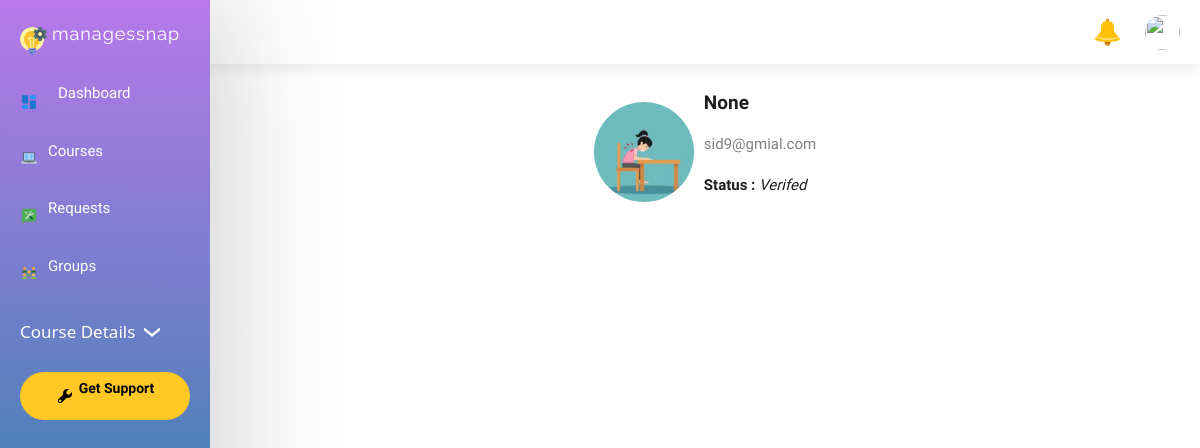
The page /student_profile/6 on the database its author committed.
### account/models.py (models this page shows, shortened)
class Profile(models.Model):
    user = models.OneToOneField(User, on_delete=models.CASCADE, related_name='profile')
    department = models.CharField(max_length=500, null=True, blank=True)
    profile_pic = models.ImageField(upload_to='profile_pics', null=True, blank=True)
    full_name               =       models.CharField(max_length=100, blank=True, null=True)
    email                   =       models.EmailField()
    college = models.ForeignKey(College,on_delete = models.CASCADE,null=True, blank=True)
    slug = models.SlugField(max_length=200, editable=False, null=True, blank=True)
    status = models.CharField(choices=status_choices, max_length=5, default='s')
    is_verified = models.BooleanField(default=False)
    is_rejected = models.BooleanField(default=False)
    semester                =       models.CharField(max_length=10)
    section                =       models.CharField(max_length=10)
    Year                =       models.DateField(default=datetime.datetime.now)
    roll_number         = models.IntegerField(blank=True,null=True)

### courses/views.py (the view)
# urls.py: path('student_profile/<int:pk>', views.profile, name='profile'),
def profile(request,pk):
    profile = Profile.objects.get(id=pk)
    return render(request, 'profile.html', {'students':profile})

### templates/profile.html (shortened to what this page needs)
{% extends 'base1.html' %}
{% load custom_tags %}
{% load static %}
{% block css %}
<link rel="stylesheet" href="https://stackpath.bootstrapcdn.com/bootstrap/4.5.0/css/bootstrap.min.css"
>
{% endblock css %}
{% block content %}
        <div class="prof-container">
            <div class="prof">
                <div class="prof-item prof-details">
                    <div class="image-details">
                        <div class="prof-image">
                            {% if students.profile_pic %}
                                <img src="{{students.profile_pic.url}}" alt="">
                                {% else %}
                                <img src="" alt="">
                            {% endif %}
                        </div>
                        <div class="details">
                            <p class="prof-name">{{students.full_name}}</p>
                            <p class="prof-mail">{{students.email}}</p>
                            {% if students.is_verified %}
                            <p class="status"><b>Status : </b><span>Verifed</span></p>
                            {% endif %}
                        </div>
                    </div>
                </div>
            </div>
        </div>
{% endblock content %}

### static/styles/style.css (style rules this page uses)
* { box-sizing: border-box; padding: 0px; margin: 0px; font-family: 'Work Sans', sans-serif; }
img { object-fit: cover; }
body { background-color: white; }

### static/styles/courses-style.css (style rules this page uses)
::placeholder { color: rgb(169, 166, 166); }

### static/styles/add-popup.css (style rules this page uses)
::placeholder { color: rgb(169, 166, 166); }

### static/styles/profile-style.css (style rules this page uses)
.prof-container { display: flex; justify-content: center; }
.prof-item { margin: 20px 30px; }
.prof-details, .image-details { display: flex; align-items: center; }
.prof-details { justify-content: space-between; }
.details { margin-left: 10px; }
.details p { line-height: 26px; }
.prof-name { font-weight: bold; font-size: 19px; }
.prof-mail { color: gray; }
.status span { font-style: italic; }
.prof-image img { width: 100px; height: 100px; border-radius: 100%; }

### static/styles/w3.css (style rules this page uses)
html { box-sizing:border-box }
*,*:before,*:after { box-sizing:inherit }
html { -ms-text-size-adjust:100%;-webkit-text-size-adjust:100% }
body { margin:0 }
b,strong { font-weight:bolder }
img { border-style:none }
html,body { font-family:Verdana,sans-serif;font-size:15px;line-height:1.5 }
html { overflow-x:hidden }
img { vertical-align:middle }

### rows shown on the page
Profile: profile_pic (picture), full_name "None", email "sid9@gmial.com"
